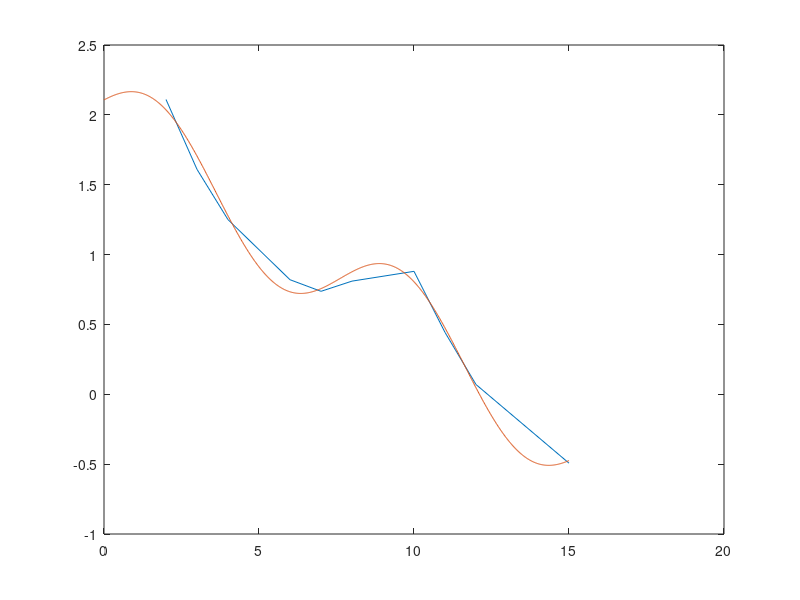

Source code (MATLAB):
%% Init
clear
clc

%% the good stuff
tn = [2 3 4 6 7 8 10 11 12 15];
yn = [2.11 1.61 1.25 0.820 0.737 0.810 0.880 0.443 0.070 -0.493];
w = 2*pi/8;
N = numel(tn);
papa_matrice = inv([
                [N sum(tn) sum(cos(w.*tn)) sum(sin(w.*tn))];
                [sum(tn) sum(tn.^2) sum(tn.*cos(w.*tn)) sum(tn.*sin(w.*tn))];
                [sum(cos(w.*tn)) sum(cos(w.*tn).*tn) sum(cos(w.*tn).^2) sum(cos(w.*tn).*sin(w.*tn))];
                [sum(sin(w.*tn)) sum(sin(w.*tn).*tn) sum(sin(w.*tn).*cos(w.*tn)) sum(sin(w.*tn).^2)]
               ]);
matrix_y = [sum(yn); sum(tn.*yn); sum(cos(w.*tn).*yn); sum(sin(w.*tn).*yn)];

a = papa_matrice * matrix_y;

t = linspace(0,15,1000);
test = a(1) + a(2).*t + a(3).*cos(w.*t) + a(4).*sin(w.*t);
res = 1.9998 - 0.1538.*t + 0.1074*cos(w.*t) + 0.3434*sin(w.*t);
%% Ploting
%plot(tn,yn,t,res,t,test)

%% RMS
values = 1.9998 - 0.1538.*tn + 0.1074*cos(w.*tn) + 0.3434*sin(w.*tn);
papa_rms = sqrt(1/numel(res)*sum((values-yn).^2));

y_barrre = 1/numel(tn)*sum(yn);

R = sum((values-y_barrre).^2)/sum((yn-y_barrre).^2);


%% More good stuff

papa_matrice2 = [ones(1, numel(tn)); tn; cos(w.*tn); sin(w.*tn) ]';

A = inv(papa_matrice2' * papa_matrice2) * papa_matrice2' * yn'
test2 = A(1) + A(2).*t + A(3).*cos(w.*t) + A(4).*sin(w.*t);


figure
plot(tn,yn,t,test2)
